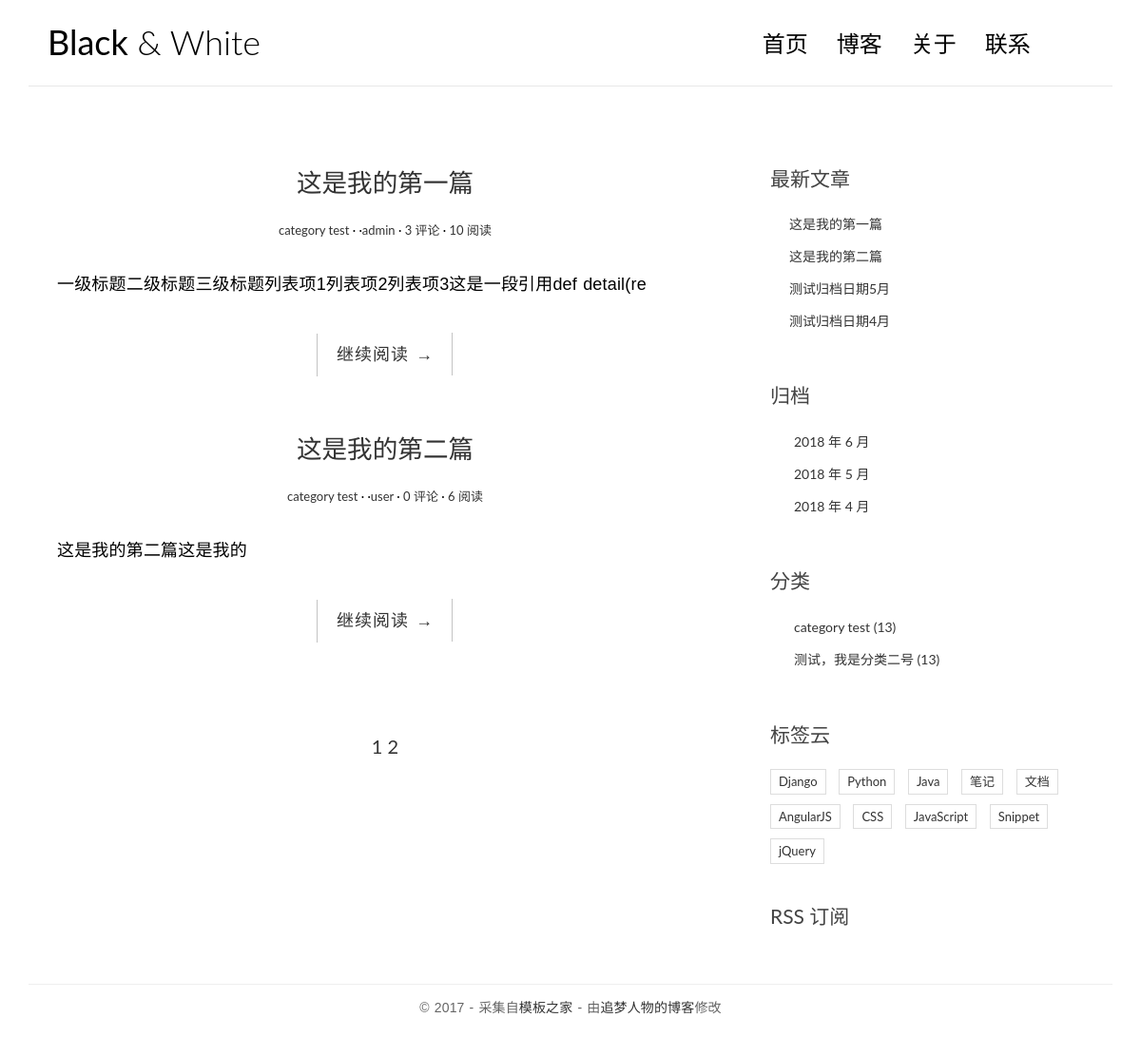
The page /Blog/ on the database as committed earlier.
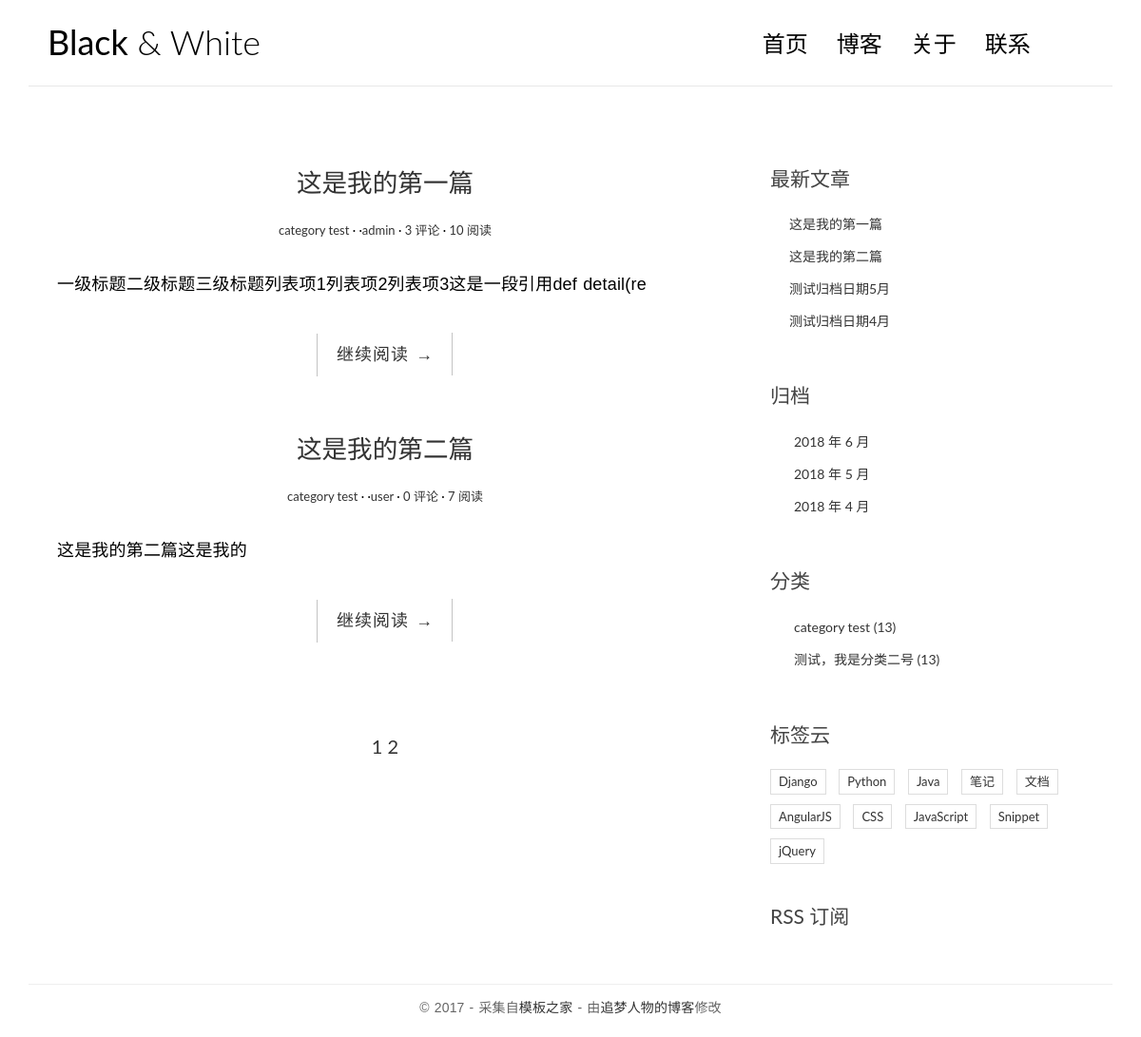
The same page on the database as committed later.
### Blog/models.py (models this page shows, shortened)
class Post(models.Model):
    title=models.CharField(max_length=70)
    body=models.TextField()
    created_time=models.DateTimeField()
    modified_time=models.DateTimeField()
    excerpt=models.CharField(max_length=200,blank=True)
    category=models.ForeignKey(Category)
    tags=models.ManyToManyField(Tag,blank=True)
    author=models.ForeignKey(User)
    views=models.PositiveIntegerField(default=0)
    def get_absolute_url(self):
        return reverse('Blog:detail',kwargs={'pk':self.pk})
    class Meta:
        ordering = ['-created_time']

class Category(models.Model):
    name = models.CharField(max_length=100)

### Blog/views.py (the view, shortened to what this page needs)
class IndexView(ListView):
    model = Post
    template_name = 'Blog/index.html'
    context_object_name = 'post_list'
    paginate_by = 2
    def get_context_data(self, **kwargs):
        context=super().get_context_data(**kwargs)
        paginator=context.get('paginator')
        page=context.get('page_obj')
        is_paginated=context.get('is_paginated')
        pagination_data=self.pagination_data(paginator,page,is_paginated)
        context.update(pagination_data)
        return context
    def pagination_data(self,paginator,page,is_paginated):
        if not is_paginated:
            return {}
        left = []
        right = []
        left_has_more = False
        right_has_more = False
        first = False
        last = False
        page_number = page.number
        total_pages = paginator.num_pages
        page_range = paginator.page_range
        if page_number == 1:
            right = page_range[page_number:page_number+2]
            if right[-1] < total_pages - 1:
                right_has_more = True
            if right[-1] < total_pages:
                last = True
        elif page_number == total_pages:
            left = page_range[(page_number-3) if (page_number-3)>0 else 0:page_number-1]
            if left[0] > 2:
                left_has_more = True
            if left[0] > 1:
                first = True
        data = {
            'left':left,
            'right': right,
            'left_has_more': left_has_more,
            'right_has_more': right_has_more,
            'first': first,
            'last': last,
        }
        return data

### Blog/templatetags/Blog_tags.py (called while the page is built)
@register.simple_tag
def get_recent_posts(num=5):
    return Post.objects.all().order_by('-created_time')[:num]

@register.simple_tag
def archives():
    return Post.objects.dates('created_time','month',order='DESC')

@register.simple_tag
def get_categories():
    return Category.objects.all()

### templates/Blog/index.html (shortened to what this page needs)
{% extends 'base.html' %}
{% load staticfiles %}
        {% block main %}
            {% for post in post_list %}
                <article class="post post-{{post.pk}}">
                    <header class="entry-header">
                        <h1 class="entry-title">
                            <a href="{{ post.get_absolute_url }}">{{ post.title }}</a>
                        </h1>
                        <div class="entry-meta">
                            <span class="post-category"><a href="{% url 'Blog:category' post.category.pk %}">{{ post.category.name }}</a></span>
                            <span class="post-date"><a href="{% url 'Blog:archives' year=post.created_time.year month=post.created_time.month %}"><time class="entry-date">
                            <span class="post-author"><a href="{% url 'Blog:author' post.author.pk %}">{{post.author}}</a></span>
                            <span class="comments-link"><a href="{% url 'Blog:detail' post.pk %}#comment-list-panel">{{ post.comment_set.count }} 评论</a></span>
                            <span class="views-count"><a href="#">{{ post.views }} 阅读</a></span>
                        </div>
                    </header>
                    <div class="entry-content clearfix">
                        <p>{{ post.excerpt }}</p>
                        <div class="read-more cl-effect-14">
                            <a href="{{ post.get_absolute_url }}" class="more-link">继续阅读 <span class="meta-nav">→</span></a>
                        </div>
                    </div>
                </article>
            {% empty %}
               	<div class="no-post">暂时还没有发布的文章！</div>
            {% endfor %}
                {% if is_paginated %}
                <div class="pagination-simple">
                        <a href="?page={{ page_obj.number }}">{{ page_obj.number }}</a>
                    {% if right %}
                        {% for i in right %}
                            <a href="?page={{ i }}">{{ i }}</a>
                        {% endfor %}
                </div>
                {% endif %}
               {% endif %}
                {% endblock main %}

### templates/base.html (shortened to what this page needs)
{% load staticfiles %}
{% load Blog_tags %}
<!DOCTYPE html>
<html>
<head>
    <link rel="stylesheet" href="{% static 'Blog/css/bootstrap.min.css' %}">
    <link rel="stylesheet" href="http://code.ionicframework.com/ionicons/2.0.1/css/ionicons.min.css">
    <link rel="stylesheet" href="{% static 'Blog/css/pace.css' %}">
    <link rel="stylesheet" href="{% static 'Blog/css/custom.css' %}">
    <link rel="stylesheet" href="{% static 'Blog/css/highlights/github.css' %}">
</head>
<body>
<div class="container">
    <header id="site-header">
        <div class="row">
            <div class="col-md-4 col-sm-5 col-xs-8">
                <div class="logo">
                    <h1><a href="{% url 'Blog:index' %}"><b>Black</b> &amp; White</a></h1>
                </div>
            </div>
            <div class="col-md-8 col-sm-7 col-xs-4">
                <nav class="main-nav" role="navigation">
                    <div class="collapse navbar-collapse" id="bs-example-navbar-collapse-1">
                        <ul class="nav navbar-nav navbar-right">
                            <li class="cl-effect-11"><a href="{% url 'Blog:index' %}" data-hover="首页">首页</a></li>
                            <li class="cl-effect-11"><a href="full-width.html" data-hover="博客">博客</a></li>
                            <li class="cl-effect-11"><a href="about.html" data-hover="关于">关于</a></li>
                            <li class="cl-effect-11"><a href="contact.html" data-hover="联系">联系</a></li>
                        </ul>
                    </div>
                </nav>
            </div>
        </div>
    </header>
</div>
<div class="content-body">
    <div class="container">
        <div class="row">
            <main class="col-md-8">
                {% block main %}
                {% endblock main %}
            </main>
         <aside class="col-md-4">
                <div class="widget widget-recent-posts">
                    <h3 class="widget-title">最新文章</h3>
                    {% get_recent_posts as recent_post_list %}
                    <ul>
                     {% for post in recent_post_list %}
                        <li>
                             <a href="{{ post.get_absolute_url }}">{{ post.title }}</a>
                        </li>
                        {% empty %}
                            暂无文章！
                        {% endfor %}
                    </ul>
                </div>
                <div class="widget widget-archives">
                  <h3 class="widget-title">归档</h3>
                  {% archives as date_list %}
                  <ul>
                    {% for date in date_list %}
                    <li>
                      <a href="{% url 'Blog:archives' date.year date.month %}">
                        {{ date.year }} 年 {{ date.month }} 月
                      </a>
                    </li>
                    {% empty %}
                        暂无归档！
                    {% endfor %}
                  </ul>
                </div>
                <div class="widget widget-category">
                  <h3 class="widget-title">分类</h3>
                  {% get_categories as category_list %}
                  <ul>
                    {% for category in category_list %}
                    <li>
                      <a href="{% url 'Blog:category' category.pk %}">{{ category.name }} <span class="post-count">(13)</span></a>
                    </li>
                    {% empty %}
                        暂无分类！
                    {% endfor %}
                  </ul>
                </div>
                <div class="widget widget-tag-cloud">
                    <h3 class="widget-title">标签云</h3>
                    <ul>
                        <li>
                            <a href="#">Django</a>
                        </li>
                        <li>
                            <a href="#">Python</a>
                        </li>
                        <li>
                            <a href="#">Java</a>
                        </li>
                        <li>
                            <a href="#">笔记</a>
                        </li>
                        <li>
                            <a href="#">文档</a>
                        </li>
                        <li>
                            <a href="#">AngularJS</a>
                        </li>
                        <li>
                            <a href="#">CSS</a>
                        </li>
                        <li>
                            <a href="#">JavaScript</a>
                        </li>
                        <li>
                            <a href="#">Snippet</a>
                        </li>
                        <li>
                            <a href="#">jQuery</a>
                        </li>
                    </ul>
                </div>
                <div class="rss">
                    <a href=""> RSS 订阅</a>
                </div>
            </aside>
        </div>
    </div>
</div>
<footer id="site-footer">
    <div class="container">
        <div class="row">
            <div class="col-md-12">
                <p class="copyright">&copy 2017 - 采集自<a href="http://www.cssmoban.com/"
                                                        target="_blank" title="模板之家">模板之家</a>
                    - 由<a href="http://zmrenwu.com/" title="网页模板" target="_blank">追梦人物的博客</a>修改
                </p>
            </div>
        </div>
    </div>
</footer>
</body>
</html>

### Blog/static/Blog/css/custom.css (style rules this page uses)
* { outline: none; }
h1, h2, h3, h4, h5, h6 { margin-top: 0; }
b { font-weight: 400; }
a { color: #333; }
body { color: #444; font-family: 'Lato', sans-serif; }
p { font-family: 'Ubuntu', sans-serif; font-weight: 400; word-spacing: 1px; letter-spacing: 0.01em; }
#site-header { background-color: #FFF; padding: 25px 20px; margin-bottom: 40px; border-bottom: 1px solid #e7e7e7; }
.logo h1 a { color: #000; }
.logo h1 { margin: 0; font-family: 'Lato', sans-serif; font-weight: 300; }
.main-nav { margin-top: 11px; max-width: 95%; }
.main-nav a { color: #000000 !important; padding: 0 0 5px 0 !important; margin-right: 30px; font-family: 'Lato', sans-serif; font-weight: 300; font-size: 24px; }
.cl-effect-11 a { padding: 10px 0; color: #0972b4; text-shadow: none; }
.cl-effect-11 a::before { position: absolute; top: 0; left: 0; overflow: hidden; padding: 0 0 5px 0 !important; max-width: 0; border-bottom: 1px solid #000; color: #000; content: attr(data-hover); white-space: nowrap; -webkit-transition: max-width 0.5s; -moz-transition: max-width 0.5s; transition: max-width 0.5s; }
.content-body { padding-bottom: 4em; }
.post { background: #fff; padding: 30px 30px 0; }
.entry-title { text-align: center; font-size: 1.9em; margin-bottom: 20px; line-height: 1.6; padding: 10px 20px 0; }
.entry-meta { text-align: center; color: #DDDDDD; font-size: 13px; margin-bottom: 30px; }
.entry-content { font-size: 18px; line-height: 1.9; font-weight: 300; color: #000; }
.post-category::after, .post-date::after, .post-author::after, .comments-link::after { content: ' ·'; color: #000; }
.read-more { font-family: 'Ubuntu', sans-serif; font-weight: 400; word-spacing: 1px; letter-spacing: 0.01em; text-align: center; margin-top: 20px; }
.cl-effect-14 a { padding: 0 20px; height: 45px; line-height: 45px; position: relative; display: inline-block; margin: 15px 25px; letter-spacing: 1px; font-weight: 400; text-shadow: 0 0 1px rgba(255, 255, 255, 0.3); }
.cl-effect-14 a::before, .cl-effect-14 a::after { position: absolute; width: 45px; height: 1px; background: #C3C3C3; content: ''; -webkit-transition: all 0.3s; -moz-transition: all 0.3s; transition: all 0.3s; pointer-events: none; }
.cl-effect-14 a::before { top: 0; left: 0; -webkit-transform: rotate(90deg); -moz-transform: rotate(90deg); transform: rotate(90deg); -webkit-transform-origin: 0 0; -moz-transform-origin: 0 0; transform-origin: 0 0; }
.cl-effect-14 a::after { right: 0; bottom: 0; -webkit-transform: rotate(90deg); -moz-transform: rotate(90deg); transform: rotate(90deg); -webkit-transform-origin: 100% 0; -moz-transform-origin: 100% 0; transform-origin: 100% 0; }
.widget { background: #fff; padding: 30px 0 0; }
.widget-title { font-size: 1.5em; margin-bottom: 20px; line-height: 1.6; padding: 10px 0 0; font-weight: 400; }
.widget-recent-posts ul { padding: 0; margin: 0; padding-left: 20px; }
.widget-recent-posts ul li { list-style-type: none; position: relative; line-height: 170%; margin-bottom: 10px; }
.widget-recent-posts ul li::before { content: '\f3d3'; font-family: "Ionicons"; position: absolute; left: -17px; top: 3px; font-size: 16px; color: #000; }
.widget-archives ul { padding: 0; margin: 0; padding-left: 25px; }
.widget-archives ul li { list-style-type: none; position: relative; line-height: 170%; margin-bottom: 10px; }
.widget-archives ul li::before { content: '\f3f3'; font-family: "Ionicons"; position: absolute; left: -25px; top: 1px; font-size: 16px; color: #000; }
.widget-category ul { padding: 0; margin: 0; padding-left: 25px; }
.widget-category ul li { list-style-type: none; position: relative; line-height: 170%; margin-bottom: 10px; }
.widget-category ul li::before { content: '\f3fe'; font-family: "Ionicons"; position: absolute; left: -25px; top: 1px; font-size: 18px; color: #000; }
.widget-tag-cloud ul { padding: 0; margin: 0; margin-right: -10px; }
.widget-tag-cloud ul li { list-style-type: none; font-size: 13px; display: inline-block; margin-right: 10px; margin-bottom: 10px; padding: 3px 8px; border: 1px solid #ddd; }
.rss { font-size: 21px; margin-top: 30px; }
.rss a { color: #444; }
#site-footer { padding-top: 10px; padding: 0 0 1.5em 0; }
.copyright { text-align: center; padding-top: 1em; margin: 0; border-top: 1px solid #eee; color: #666; }
.pagination-simple { padding-top: 80px; font-size: 20px; text-align: center; }

Rows that differ between the two databases and show on the page:
changed Post "这是我的第二篇": views "6" → "7"
